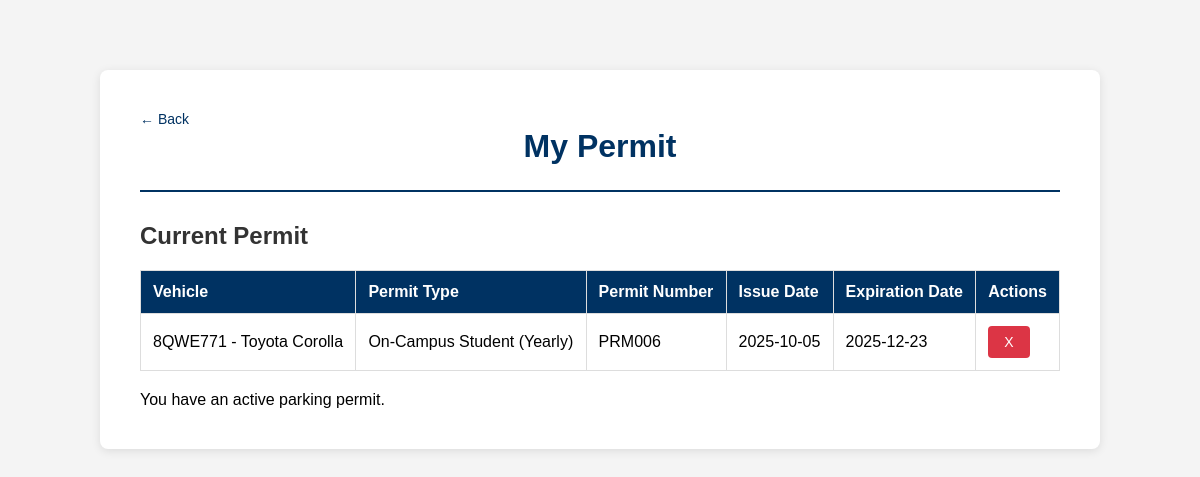
Page /view_permit (signed in) on the committed database.
### tables this page shows
CREATE TABLE permit (
    p_permitkey integer PRIMARY KEY,
    p_userkey integer not null,
    p_vehicleskey integer not null,
    p_permittypekey integer not null,
    p_permitnum varchar(20) NOT NULL,
    p_issuedate date not null,
    p_expirationdate date not null,

    FOREIGN KEY (p_userkey) REFERENCES users(u_userkey),
    FOREIGN KEY (p_vehicleskey) REFERENCES vehicles(v_vehicleskey),
    FOREIGN KEY (p_permittypekey) REFERENCES permitType(pt_permittypekey)
);

CREATE TABLE vehicles (
    v_vehicleskey integer PRIMARY KEY,
    v_userkey integer not null,
    v_plateno varchar(7) not null,
    v_platestate varchar(20),
    v_maker varchar(20),
    v_model varchar(10),
    v_color varchar(10),

    FOREIGN KEY (v_userkey) REFERENCES users(u_userkey)
);

CREATE TABLE permitType (
    pt_permittypekey integer PRIMARY KEY,
    pt_category varchar(20),
    pt_duration varchar(20)
);

### Phase-03/app.py (the view, shortened to what this page needs)
@app.route('/view_permit', methods=['GET', 'POST'])
@login_required
def view_permit():
    conn = sqlite3.connect('instance/data.sqlite')
    cursor = conn.cursor()
    error = None
    cursor.execute("""
        SELECT p.p_permitkey, v.v_plateno, v.v_maker, v.v_model, v.v_color,
               pt.pt_category, pt.pt_duration, p.p_permitnum,
               p.p_issuedate, p.p_expirationdate
        FROM permit p
        JOIN permitType pt ON pt.pt_permittypekey = p.p_permittypekey
        JOIN vehicles v ON p.p_vehicleskey = v.v_vehicleskey
        WHERE p.p_userkey = ? AND p.p_expirationdate >= DATETIME('now', '-08:00')
    """, [current_user.u_userkey])
    permits = cursor.fetchall()
    conn.close()
    return render_template('view_permit.html', permits=permits, has_permit=len(permits) > 0,
                         error=error, username=current_user.username)

### Phase-03/app.py (called while the page is built)
@login_manager.user_loader
def load_user(user_id):
    return User.query.get(int(user_id))

### Phase-03/templates/view_permit.html (shortened to what this page needs)
<!DOCTYPE html>
<html lang="en">
<head>
    <link rel="stylesheet" href="{{ url_for('static', filename='style.css') }}">
</head>
<body>
    <div class="container">
        <header>
            <a href="{{ url_for('home') }}" class="back-link">← Back</a>
            <h1>My Permit</h1>
        </header>
        <main>
            <h2>Current Permit</h2>
            {% if has_permit %}
                <table>
                    <thead>
                        <tr>
                            <th>Vehicle</th>
                            <th>Permit Type</th>
                            <th>Permit Number</th>
                            <th>Issue Date</th>
                            <th>Expiration Date</th>
                             <th>Actions</th>
                        </tr>
                    </thead>
                    <tbody>
                        {% for permit in permits %}
                        <tr>
                            <td>{{ permit[1] }} - {{ permit[2] }} {{ permit[3] }}</td>
                            <td>{{ permit[5] }} ({{ permit[6] }})</td>
                            <td>{{ permit[7] }}</td>
                            <td>{{ permit[8] }}</td>
                            <td>{{ permit[9] }}</td>
                            <td>
                                <form method="POST" action="{{ url_for('view_permit') }}" style="display:inline;">
                                    <button type="submit" class="delete-btn"
                                            onclick="return confirm('Are you sure you want to delete this permit?')">
                                        X
                                    </button>
                                </form>
                            </td>
                        </tr>
                        {% endfor %}
                    </tbody>
                </table>
                <div class="permit-info">
                    <p class="info-message">You have an active parking permit.</p>
                </div>
            {% else %}
                <p class="no-data">You don't have an active parking permit.</p>
                <div class="button-container">
                    <button class="primary-btn" onclick="window.location.href='{{ url_for('apply_permit') }}'">Apply for Permit</button>
                </div>
            {% endif %}
        </main>
    </div>
</body>
</html>

### Phase-03/static/style.css (style rules this page uses)
* { margin: 0; padding: 0; box-sizing: border-box; }
body { font-family: Arial, sans-serif; background-color: #f4f4f4; padding: 20px; }
.container, .home-container, .div_border { max-width: 600px; margin: 50px auto; padding: 40px; background: white; border-radius: 8px; box-shadow: 0 2px 10px rgba(0,0,0,0.1); }
.container { max-width: 1000px; }
h1 { color: #003262; text-align: center; margin-bottom: 10px; }
h2 { color: #333; margin-bottom: 20px; }
header { margin-bottom: 30px; border-bottom: 2px solid #003262; padding-bottom: 15px; }
a { color: #003262; text-decoration: none; }
.back-link { font-size: 14px; }
.container table { width: 100%; border-collapse: collapse; margin-bottom: 20px; }
.container table th, .container table td { border: 1px solid #ddd; padding: 12px; text-align: left; }
.container table thead { background-color: #003262; color: white; }
button, .primary-btn, .button_login { background-color: #003262; color: white; border: none; padding: 12px 30px; font-size: 16px; border-radius: 5px; cursor: pointer; transition: background-color 0.3s; }
.delete-btn { background-color: #dc3545; color: white; border: none; padding: 8px 16px; font-size: 14px; border-radius: 4px; cursor: pointer; transition: background-color 0.3s; }

### rows in the picture
permit: v_plateno "8QWE771", v_maker "Toyota", v_model "Corolla", pt_category "On-Campus Student", pt_duration "Yearly", p_permitnum "PRM006", p_issuedate "2025-10-05", p_expirationdate "2025-12-23"
